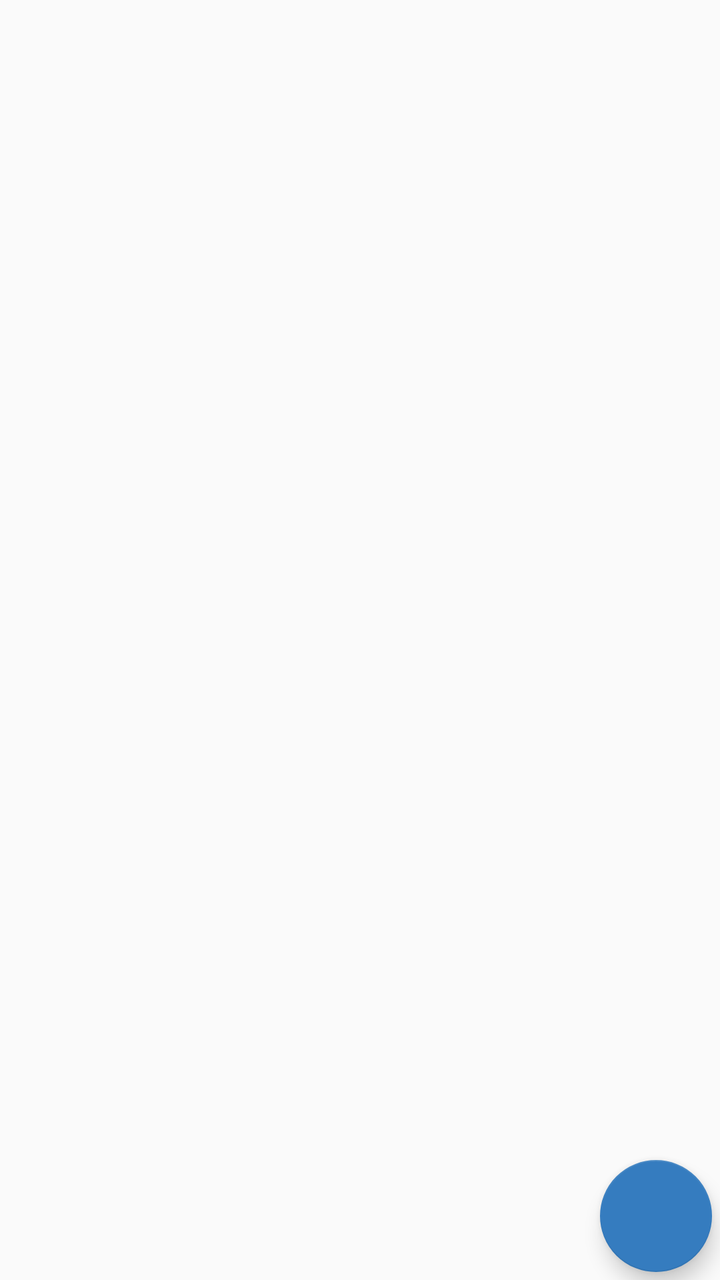
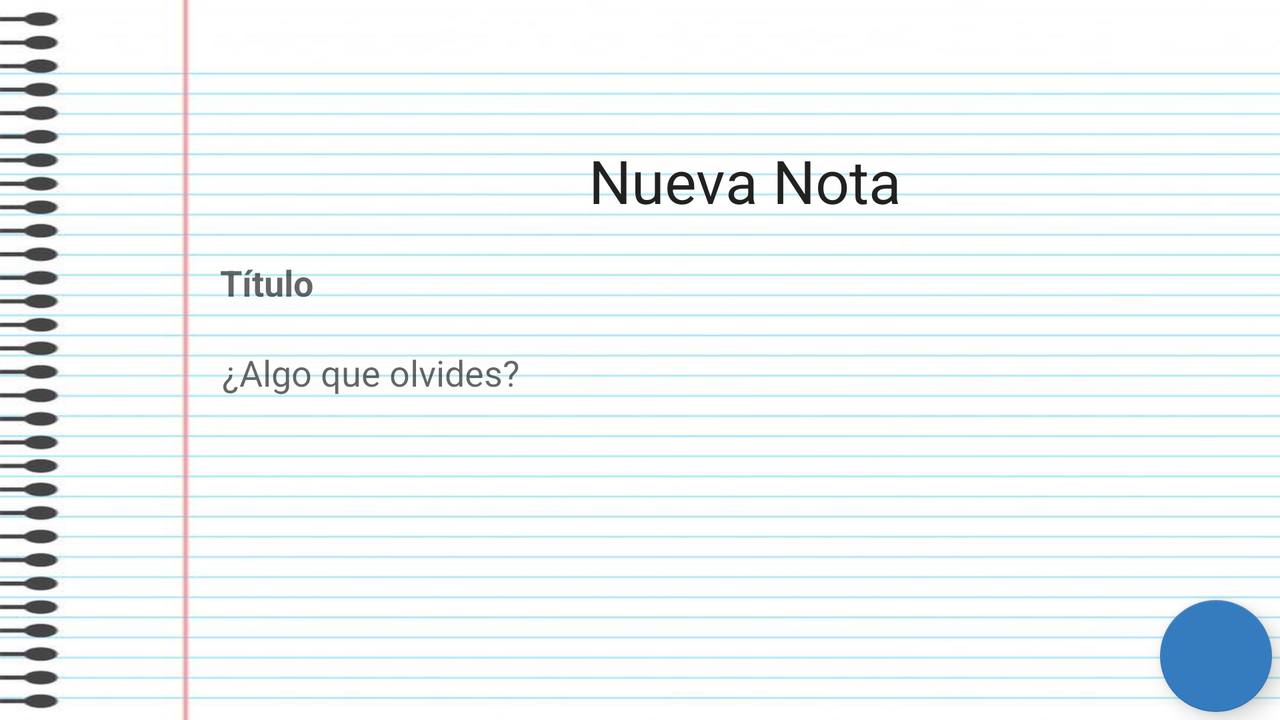

Compare how this app lays out the same screen by default and in its alternative resource folder. The renders come first, then the two layout files and the values they reference.
<!-- AndroidManifest.xml: application theme AppTheme -->
<!-- res/layout/notas_tab1_escribir.xml -->
<?xml version="1.0" encoding="utf-8"?>
<RelativeLayout xmlns:android="http://schemas.android.com/apk/res/android"
    xmlns:app="http://schemas.android.com/apk/res-auto"
    xmlns:tools="http://schemas.android.com/tools"
    android:id="@+id/constraintLayout"
    android:layout_width="match_parent"
    android:layout_height="match_parent"
    tools:context=".NotasActivity">

    <android.support.design.widget.FloatingActionButton
        android:id="@+id/fab3"
        android:layout_width="wrap_content"
        android:layout_height="wrap_content"
        android:layout_alignParentEnd="true"
        android:layout_alignParentBottom="true"
        android:layout_marginEnd="4dp"
        android:layout_marginBottom="4dp"
        android:src="@mipmap/ic_addsincirculo" />


</RelativeLayout>
<!-- resources referenced by this layout -->
<resources>
  <style name="AppTheme" parent="Theme.AppCompat.Light.NoActionBar">
          
          <item name="colorPrimary">@color/colorPrimary</item>
          <item name="colorPrimaryDark">@color/colorPrimaryDark</item>
          <item name="colorAccent">@color/colorAccent</item>
      </style>
  <color name="colorPrimary">#8BC34A</color>
  <color name="colorPrimaryDark">#689f38</color>
  <color name="colorAccent">#357cbf</color>
</resources>
<!-- res/layout-land/notas_tab1_escribir.xml (the repository's variant of the layout above) -->
<!-- drawn on the phone turned sideways -->
<?xml version="1.0" encoding="utf-8"?>
<RelativeLayout xmlns:android="http://schemas.android.com/apk/res/android"
    xmlns:app="http://schemas.android.com/apk/res-auto"
    xmlns:tools="http://schemas.android.com/tools"
    android:id="@+id/constraintLayout"
    android:layout_width="match_parent"
    android:layout_height="match_parent"
    android:background="@drawable/libreta"
    tools:context=".NotasActivity"
    android:focusable="true" android:focusableInTouchMode="true">

    <EditText
        android:id="@+id/activity_notas_tab1_indicacion_edittext"
        android:layout_width="625dp"
        android:layout_height="236dp"
        android:layout_alignParentStart="true"
        android:layout_alignParentTop="true"
        android:layout_gravity="top"
        android:layout_marginStart="111dp"
        android:layout_marginTop="174dp"
        android:background="@null"
        android:ems="10"
        android:gravity="top|left"
        android:hint="¿Algo que olvides?"
        android:inputType="textCapSentences|textMultiLine"
        android:maxLines="20"
        android:text="" />

    <EditText
        android:id="@+id/activity_notas_tab1_indicacion_edittext2"
        android:layout_width="579dp"
        android:layout_height="wrap_content"
        android:layout_alignParentStart="true"
        android:layout_alignParentTop="true"
        android:layout_gravity="top"
        android:layout_marginStart="110dp"
        android:layout_marginTop="129dp"
        android:background="@null"
        android:ems="10"
        android:gravity="top|left"
        android:hint="Título"
        android:inputType="textCapSentences|textMultiLine"
        android:maxLines="2"
        android:textStyle="bold" />

    <android.support.design.widget.FloatingActionButton
        android:id="@+id/fab3"
        android:layout_width="wrap_content"
        android:layout_height="wrap_content"
        android:layout_alignParentEnd="true"
        android:layout_alignParentBottom="true"
        android:layout_marginEnd="4dp"
        android:layout_marginBottom="4dp"
        android:src="@mipmap/ic_addsincirculo" />

    <TextView
        android:id="@+id/activity_notas_tab1_indicacion_textview"
        android:layout_width="585dp"
        android:layout_height="wrap_content"
        android:layout_alignParentStart="true"
        android:layout_alignParentTop="true"
        android:layout_marginStart="105dp"
        android:layout_marginTop="70dp"
        android:gravity="center"
        android:text="Nueva Nota"
        android:textAlignment="center"
        android:textAppearance="@style/TextAppearance.AppCompat"
        android:textColor="@color/colorIcons"
        android:textSize="30sp" />



</RelativeLayout>
<!-- resources referenced by the variant -->
<!-- as the phone turned sideways resolves them -->
<resources>
  <color name="colorIcons">#212121</color>
  <!-- drawable libreta: jpg bitmap (drawable-hdpi, 19313 bytes) -->
  <style name="AppTheme" parent="Theme.AppCompat.Light.NoActionBar">
          
          <item name="colorPrimary">@color/colorPrimary</item>
          <item name="colorPrimaryDark">@color/colorPrimaryDark</item>
          <item name="colorAccent">@color/colorAccent</item>
      </style>
  <color name="colorPrimary">#8BC34A</color>
  <color name="colorPrimaryDark">#689f38</color>
  <color name="colorAccent">#357cbf</color>
</resources>
